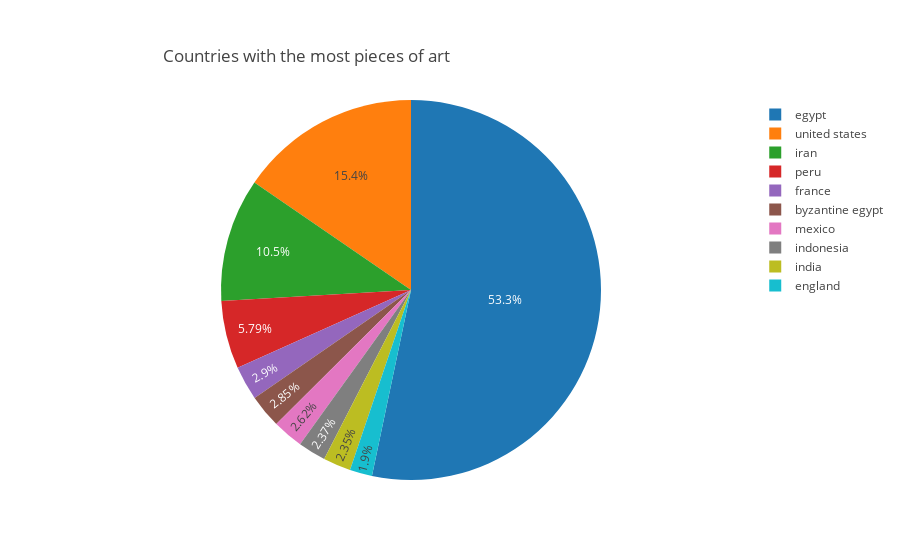

The notebook cell saved with this chart:
### Markdown cell above
### Check what is the leading country, whose artworks we do have.

### Code cell
countries = value_count('Country')
piechart(countries,'Country','Countries with the most pieces of art')

### Figure 1 — Plotly figure (JSON) as saved in the notebook; plotly's stock layout.template omitted (floating-point values rounded to 4 significant figures)
{"data": [{"labels": ["egypt", "united states", "iran", "peru", "france", "byzantine egypt", "mexico", "indonesia", "india", "england"], "type": "pie", "uid": "58cd12fa-079b-49cf-8406-074d4fc701c3", "values": [31262, 9047, 6156, 3396, 1702, 1673, 1535, 1390, 1379, 1117]}], "layout": {"title": {"text": "Countries with the most pieces of art", "xanchor": "right", "yanchor": "top"}}}
